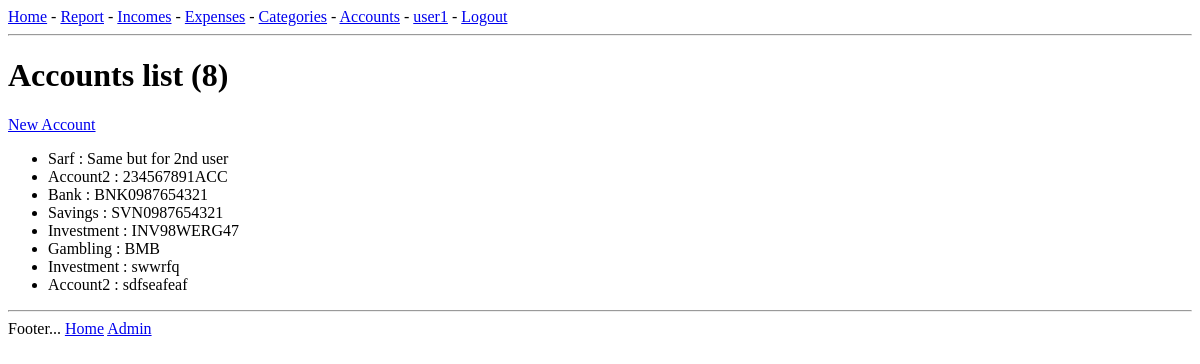
The app's page /accounts/ (signed in), older data.
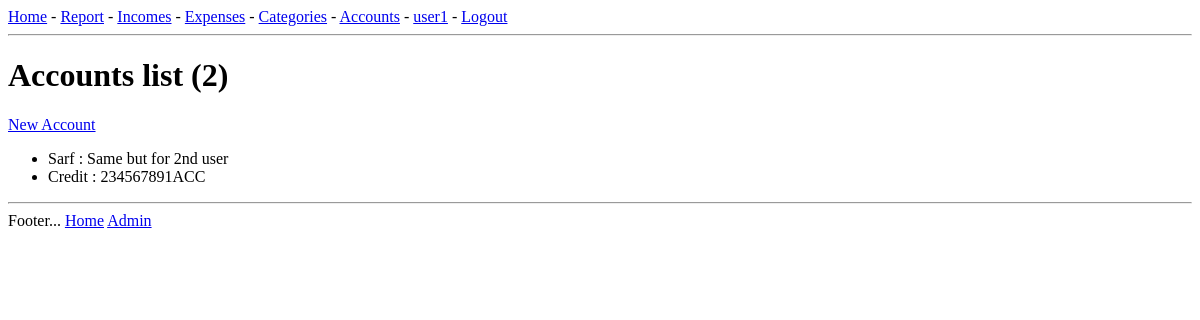
The same page, newer data.
### base/models.py (models this page shows, shortened)
class Account(models.Model):
    class Meta():
        verbose_name = _("account")
        verbose_name_plural = _("accounts")
    name = models.CharField(_("Name"), max_length=20)
    reference = models.CharField(_("Reference"), max_length=64)
    order = models.IntegerField(_("Order"), default=1)
    user = models.ForeignKey(settings.AUTH_USER_MODEL, models.CASCADE)
    description = models.CharField(_("Description"), max_length=80, blank=True)
    date_added = models.DateTimeField(auto_now_add=True)
    date_modified = models.DateTimeField(auto_now=True)

### base/views.py (the view)
# urls.py: path('accounts/', views.accounts, name='accounts'),
@login_required(login_url="login")
def accounts(request):
    accounts = Account.objects.all().filter(user=request.user)
    context = {'accounts': accounts}
    return render(request, 'base/accounts.html', context)

### base/templates/base/accounts.html (shortened to what this page needs)
{% extends 'main.html' %}
{% block content %}
<div>
    <h1>Accounts list ({{ accounts.count }})</h1>
</div>
<div><a href="{% url 'account_add' %}">New Account</a></div>
<div>
    <ul>
        {% for account in accounts %}
        <li>
            {{ account.name }} : {{ account.reference }}
        </li>
        {% empty %}
        <li> -- </li>
        {% endfor %}
    </ul>
</div>
{% endblock %}

### depenses/templates/main.html (shortened to what this page needs)
{% load static %}
<!DOCTYPE html>
<html>
<head>
</head>
<body>
    {% include 'nav.html' %}
    <hr>
    <main>
        {% block content %} {% endblock %}
    </main>
    <hr>
    {% include 'foot.html' %}
</body>
</html>

### depenses/templates/nav.html
<nav>
    <a href="/">Home</a> -
    {% if request.user.is_authenticated %}
    <a href="{% url 'report' %}">Report</a> -
    <a href="{% url 'incomes' %}">Incomes</a> -
    <a href="{% url 'expenses' %}">Expenses</a> -
    <a href="{% url 'categories' %}">Categories</a> -
    <a href="{% url 'accounts' %}">Accounts</a> -
        <a href="/">{{ request.user.username }}</a> -
        <a href="{% url 'logout' %}">Logout</a>
    {% else %}
        <a href="{% url 'login' %}">Login</a>
    {% endif %}
</nav>

### depenses/templates/foot.html
Footer... <a href="/">Home</a>
<a href="/admin/">Admin</a>

Row changes from the older to the newer data that the page shows:
removed Account: name "Account2", reference "234567891ACC"
removed Account: name "Bank", reference "BNK0987654321"
removed Account: name "Savings", reference "SVN0987654321"
removed Account: name "Investment", reference "INV98WERG47"
removed Account: name "Gambling", reference "BMB"
removed Account: name "Investment", reference "swwrfq"
removed Account: name "Account2", reference "sdfseafeaf"
added Account: name "Credit", reference "234567891ACC"
Text that changed along with them:
{{ accounts.count }}: "8" → "2"
